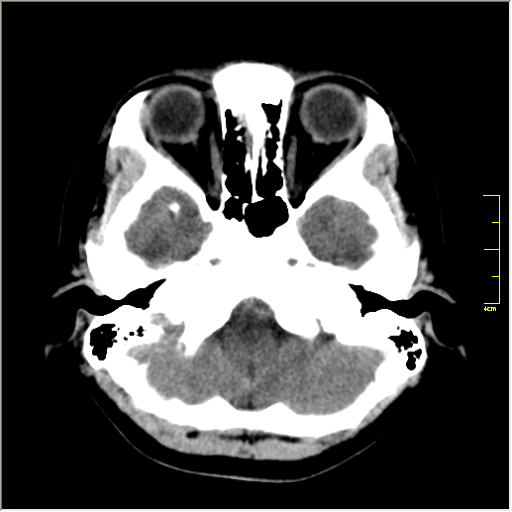
#> input picture data/prueba4.BMP, 512 x 512 px
$ jupyter execute 007_gmm.ipynb
#> lines starting #> are read from the running program, lines starting #| are printed output that depends on the picture; long printed decimals are rounded
[cell 1]
import numpy as np
from sklearn.mixture import GaussianMixture as GMM

[cell 2]
from PIL import Image
image = Image.open("./data/prueba4.BMP")
#> image is the input picture: PIL image 512x512 RGB; mean R, G, B 75.3, 75.3, 74.9

# reduce the resolution
image = image.resize((128, 128))
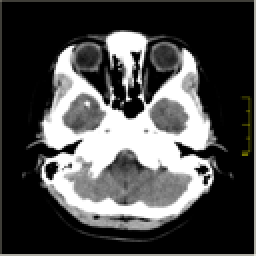
#> image: PIL image 128x128 RGB (shown 2 times larger); mean R, G, B 75.1, 75.1, 74.6
display(image)
image_array = np.array(image)

[cell 3]
# Reshape the image array to a 2D array of shape (num_pixels, num_channels)
num_pixels = image_array.shape[0] * image_array.shape[1]
#> num_pixels = 16384
num_channels = image_array.shape[2]
#> num_channels = 3
pixels_2d = image_array.reshape(num_pixels, num_channels)
print(pixels_2d.shape)
#| (16384, 3)
print(pixels_2d)
#> (printed output is left out)

[cell 4]
# %%timeit
gmm = GMM(n_components=4, init_params='kmeans', covariance_type='spherical', random_state=0, verbose=2, verbose_interval=1)
gmm

[cell 5]
labels = gmm.fit_predict(pixels_2d)
#> (printed output is left out)
#> labels = 16384 values, max 3 at index 0, min 0 at index 2108, mean 1.41
print(np.unique(labels))
#| [0 1 2 3]

[cell 6]
gmm.score(pixels_2d)
#> Out = 1.97e+10

[cell 7]
np.array(gmm.predict_proba([pixels_2d[260]]), dtype=np.float32)
#> Out = [[0, 1, 4.5e-16, 2.02e-22]]

[cell 8]
import matplotlib.pyplot as plt
# Reshape the labels to match the original image dimensions
clustered_labels = labels.reshape(image_array.shape[0], image_array.shape[1])
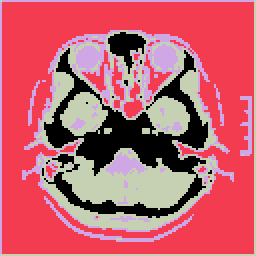
#> clustered_labels: shape (128, 128) int64 (shown 2 times larger); 4 distinct labels, from 0 to 3; one colour per label, 0 black

# Visualize the clustered image
plt.imshow(clustered_labels, cmap='tab20', interpolation='nearest')
plt.axis('off')
plt.show()

$ run again, with data/prueba1.BMP copied over data/prueba4.BMP
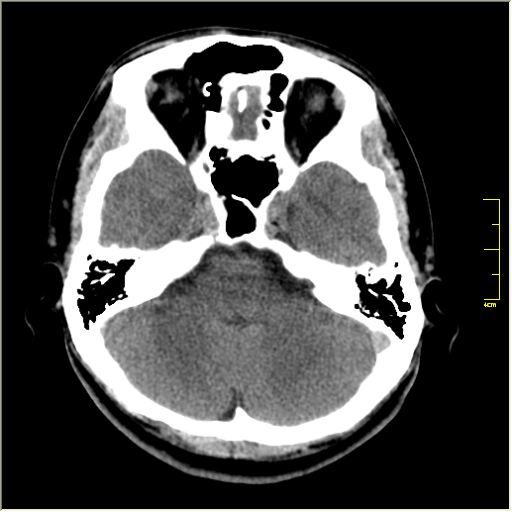
#> input picture data/prueba1.BMP, 512 x 512 px
#> image is the input picture: PIL image 512x512 RGB; mean R, G, B 75.1, 75.1, 74.6
#> `image = image.resize((128, 128))`:
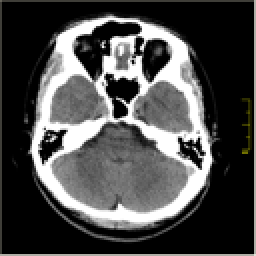
#> image: PIL image 128x128 RGB (shown 2 times larger); mean R, G, B 74.8, 74.8, 74.4
#| (16384, 3)
#> (printed output is left out)
#| Initialization 0
#|   Iteration 1	 time lapse 0.04487s	 ll change inf
#|   Iteration 2	 time lapse 0.00842s	 ll change 0.6876
#|   Iteration 3	 time lapse 0.00811s	 ll change 0.7687
#|   Iteration 4	 time lapse 0.00651s	 ll change 1.059
#|   Iteration 5	 time lapse 0.00684s	 ll change 1.361
#> (further printed lines are left out)
#> labels = 16384 values, max 3 at index 129, min 0 at index 1205, mean 1.92
#| [0 1 2 3]
#> `gmm.score(pixels_2d)`: Out = 1.62e+10
#> `np.array(gmm.predict_proba([pixels_2d[260]]), dtype=np.float32)`: Out = [[0, 2.76e-17, 1.38e-38, 1]]
#> `clustered_labels = labels.reshape(image_array.shape[0], image_array.sh..`:
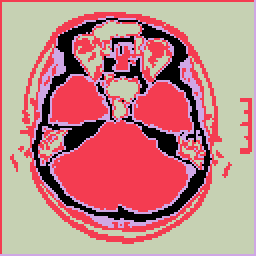
#> clustered_labels: shape (128, 128) int64 (shown 2 times larger); 4 distinct labels, from 0 to 3; one colour per label, 0 black

$ run again, with data/prueba2.BMP copied over data/prueba4.BMP
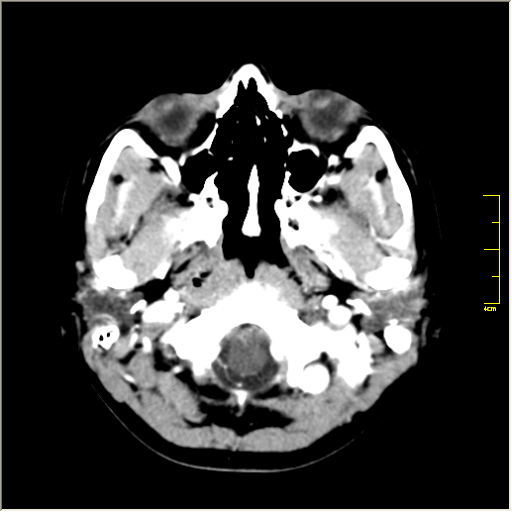
#> input picture data/prueba2.BMP, 512 x 512 px
#> image is the input picture: PIL image 512x512 RGB; mean R, G, B 63.3, 63.2, 62.8
#> `image = image.resize((128, 128))`:
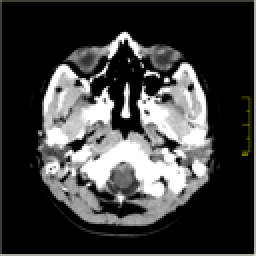
#> image: PIL image 128x128 RGB (shown 2 times larger); mean R, G, B 63.1, 63, 62.6
#| (16384, 3)
#> (printed output is left out)
#> (printed output is left out)
#> labels = 16384 values, max 3 at index 127, min 0 at index 2237, mean 1.5
#| [0 1 2 3]
#> `gmm.score(pixels_2d)`: Out = 1.51e+10
#> `np.array(gmm.predict_proba([pixels_2d[260]]), dtype=np.float32)`: Out = [[0, 1, 2.28e-16, 1.84e-30]]
#> `clustered_labels = labels.reshape(image_array.shape[0], image_array.sh..`:
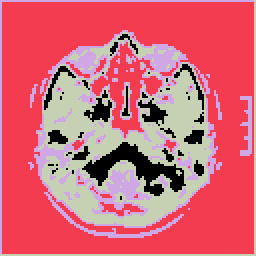
#> clustered_labels: shape (128, 128) int64 (shown 2 times larger); 4 distinct labels, from 0 to 3; one colour per label, 0 black

$ run again, with data/prueba3.BMP copied over data/prueba4.BMP
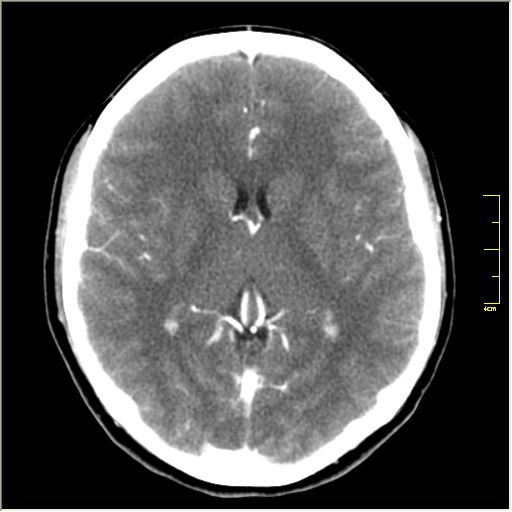
#> input picture data/prueba3.BMP, 512 x 512 px
#> image is the input picture: PIL image 512x512 RGB; mean R, G, B 85.7, 85.7, 85.3
#> `image = image.resize((128, 128))`:
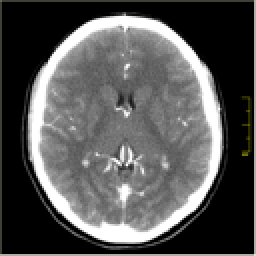
#> image: PIL image 128x128 RGB (shown 2 times larger); mean R, G, B 85.5, 85.5, 85.1
#| (16384, 3)
#> (printed output is left out)
#> (printed output is left out)
#> labels = 16384 values, max 3 at index 127, min 0 at index 0, mean 0.805
#| [0 1 2 3]
#> `gmm.score(pixels_2d)`: Out = 1.31e+10
#> `np.array(gmm.predict_proba([pixels_2d[260]]), dtype=np.float32)`: Out = [[2.68e-20, 1, 0, 6.64e-38]]
#> `clustered_labels = labels.reshape(image_array.shape[0], image_array.sh..`:
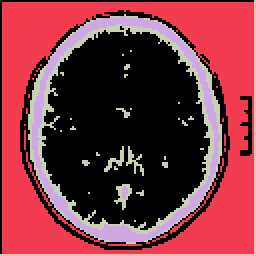
#> clustered_labels: shape (128, 128) int64 (shown 2 times larger); 4 distinct labels, from 0 to 3; one colour per label, 0 black
